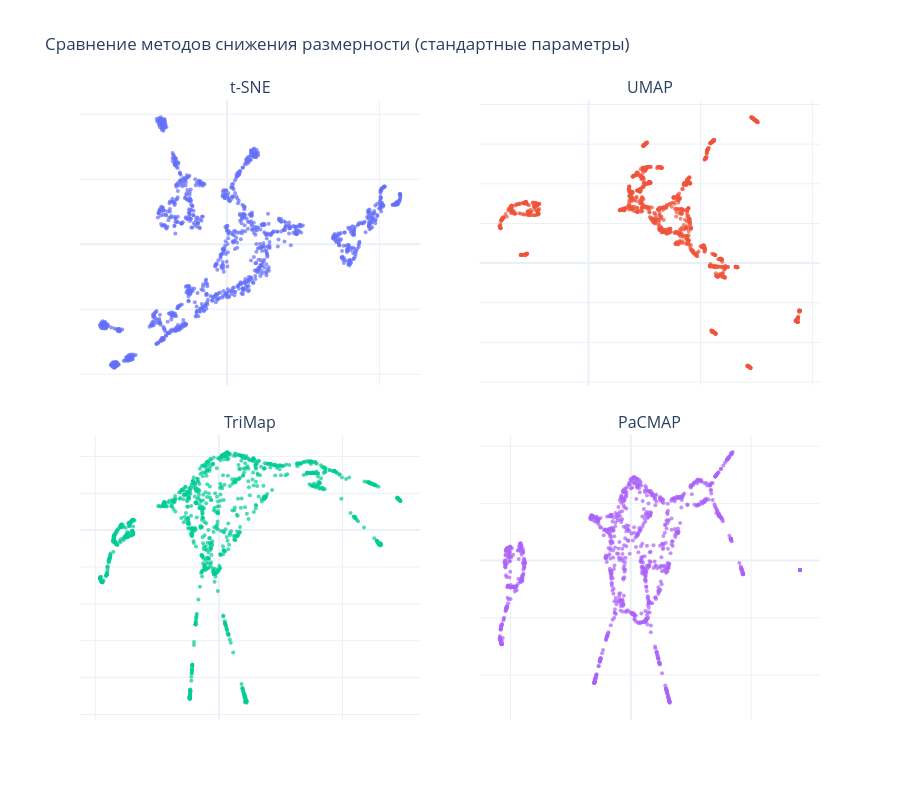

Notebook code for this chart:
### Markdown cell above
## TSNE, UMAP, Trimap и PacMAP для mammoth

### Code cell
mamf = mam.values.astype(np.float32)

tsnemam = TSNE(n_components=2, random_state=42)
df_tsne = tsne.fit_transform(mamf)
mamumap = umap.UMAP(n_components=2, random_state=42)
df_umap = mamumap.fit_transform(mamf)
trimapmam = trimap.TRIMAP()
df_trimap = trimapmam.fit_transform(mamf)
pacmapmam = pacmap.PaCMAP(n_components=2, random_state=42)
df_pacmap = pacmapmam.fit_transform(mamf)

mamembeddings = {
    "t-SNE": df_tsne,
    "UMAP": df_umap,
    "TriMap": df_trimap,
    "PaCMAP": df_pacmap
}

fig = make_subplots(
    rows=2, cols=2,
    subplot_titles=list(mamembeddings.keys()),
    vertical_spacing=0.08,
    horizontal_spacing=0.08
)

positions = [(1,1), (1,2), (2,1), (2,2)]

for i, (title, emb) in enumerate(mamembeddings.items()):
    r, c = positions[i]
    fig.add_trace(
        go.Scatter(
            x=emb[:, 0],
            y=emb[:, 1],
            mode='markers',
            marker=dict(size=4, opacity=0.7),
            showlegend=False
        ),
        row=r, col=c
    )

fig.update_layout(
    title_text="Сравнение методов снижения размерности (стандартные параметры)",
    height=800,
    width=900,
    template="plotly_white"
)

for r, c in positions:
    fig.update_xaxes(showticklabels=False, row=r, col=c)
    fig.update_yaxes(showticklabels=False, row=r, col=c)

fig.show()

### Figure 1 — Plotly figure (JSON) as saved in the notebook; plotly's stock layout.template omitted (floating-point values rounded to 4 significant figures; data arrays with more than 128 entries replaced by an {"elided": "..."} marker saying what was removed)
{"data": [{"marker": {"opacity": 0.7, "size": 4}, "mode": "markers", "showlegend": false, "type": "scatter", "x": {"elided": "1000 float values"}, "xaxis": "x", "y": {"elided": "1000 float values"}, "yaxis": "y"}, {"marker": {"opacity": 0.7, "size": 4}, "mode": "markers", "showlegend": false, "type": "scatter", "x": {"elided": "1000 float values"}, "xaxis": "x2", "y": {"elided": "1000 float values"}, "yaxis": "y2"}, {"marker": {"opacity": 0.7, "size": 4}, "mode": "markers", "showlegend": false, "type": "scatter", "x": {"elided": "1000 float values"}, "xaxis": "x3", "y": {"elided": "1000 float values"}, "yaxis": "y3"}, {"marker": {"opacity": 0.7, "size": 4}, "mode": "markers", "showlegend": false, "type": "scatter", "x": {"elided": "1000 float values"}, "xaxis": "x4", "y": {"elided": "1000 float values"}, "yaxis": "y4"}], "layout": {"annotations": [{"font": {"size": 16}, "showarrow": false, "text": "t-SNE", "x": 0.23, "xanchor": "center", "xref": "paper", "y": 1, "yanchor": "bottom", "yref": "paper"}, {"font": {"size": 16}, "showarrow": false, "text": "UMAP", "x": 0.77, "xanchor": "center", "xref": "paper", "y": 1, "yanchor": "bottom", "yref": "paper"}, {"font": {"size": 16}, "showarrow": false, "text": "TriMap", "x": 0.23, "xanchor": "center", "xref": "paper", "y": 0.46, "yanchor": "bottom", "yref": "paper"}, {"font": {"size": 16}, "showarrow": false, "text": "PaCMAP", "x": 0.77, "xanchor": "center", "xref": "paper", "y": 0.46, "yanchor": "bottom", "yref": "paper"}], "height": 800, "title": {"text": "Сравнение методов снижения размерности (стандартные параметры)"}, "width": 900, "xaxis": {"anchor": "y", "domain": [0, 0.46], "showticklabels": false}, "xaxis2": {"anchor": "y2", "domain": [0.54, 1], "showticklabels": false}, "xaxis3": {"anchor": "y3", "domain": [0, 0.46], "showticklabels": false}, "xaxis4": {"anchor": "y4", "domain": [0.54, 1], "showticklabels": false}, "yaxis": {"anchor": "x", "domain": [0.54, 1], "showticklabels": false}, "yaxis2": {"anchor": "x2", "domain": [0.54, 1], "showticklabels": false}, "yaxis3": {"anchor": "x3", "domain": [0, 0.46], "showticklabels": false}, "yaxis4": {"anchor": "x4", "domain": [0, 0.46], "showticklabels": false}}}
